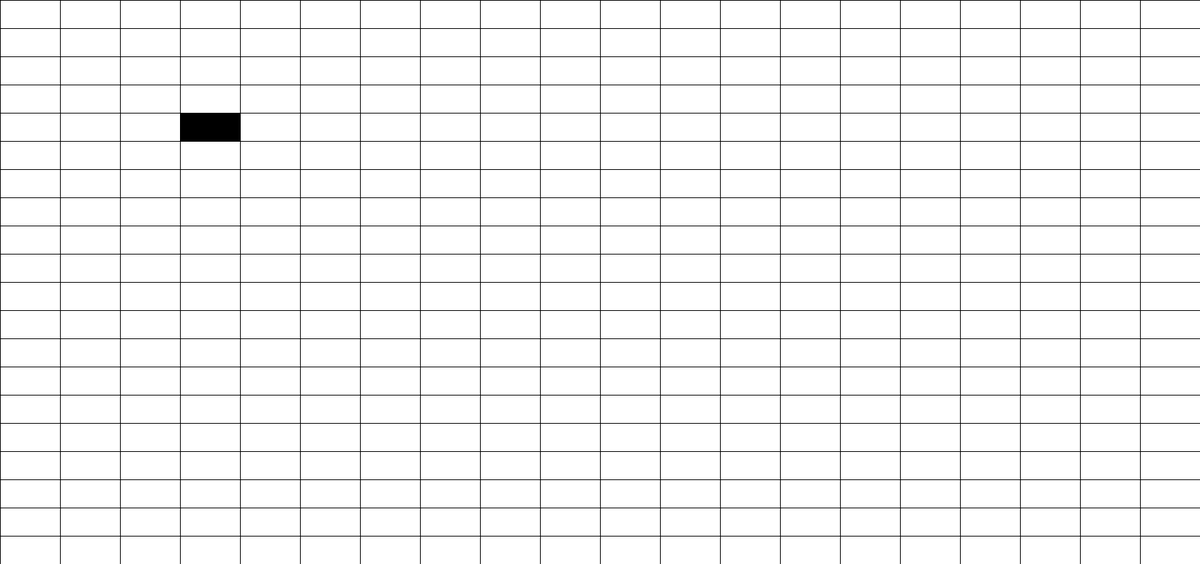
Frame 1 (no input)
Frame 60 (the mouse pressed at the canvas centre just before this capture): identical to frame 1, image omitted
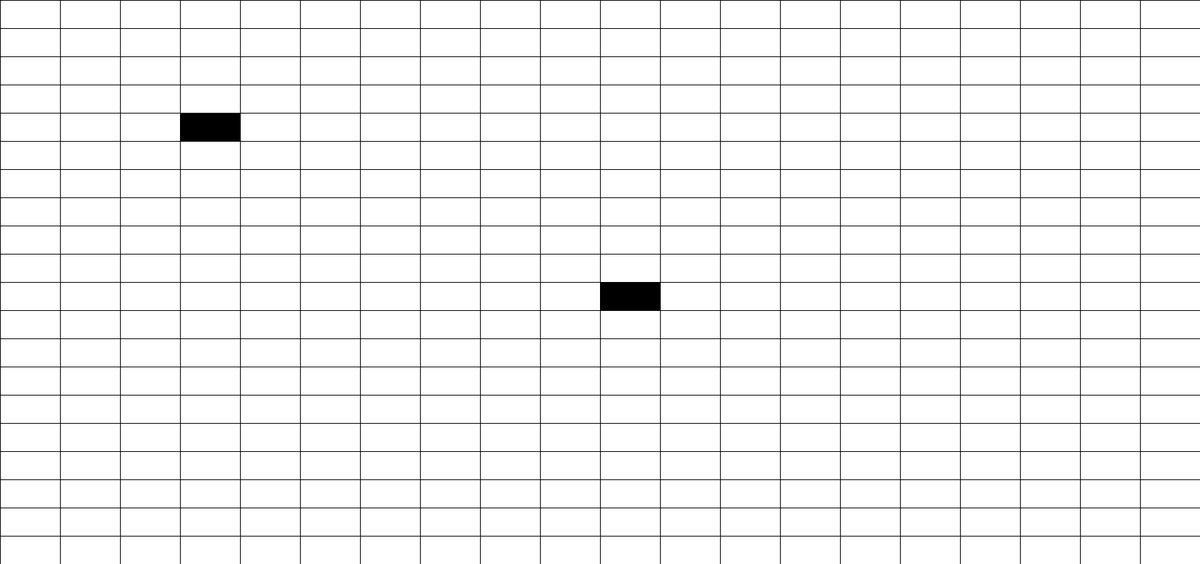
Frame 120 (the mouse held since frame 60 and released just before this capture)

The Processing sketch that drew these frames (run headless with seeded random() and noise(); from frame 60 on, the mouse is pressed at the canvas centre):

// Processing sketch: Arraygrid
// ── Arraygrid.pde
grid g;
void setup() {
  size(1700,800);
  g = new grid(20,20);
}

void draw() {
  background(255,0,0);
  g.displaygrid();
}

  
void mousePressed(){
  g.click(mouseX,mouseY);
}

void keyPressed() {
  if (key == 'c') {
    g.clear();
  }
  else if (key == '1') {
    g.one();
  }
  else if (key == '2') {
    g.two();
  }
  else if (key == '3') {
    g.three();
  }
  else if (key == '4') {
    g.four();
  }
  else if (key == '5') {
    g.five();
  }
  else if (key == '6') {
    g.six();
  }
  else if (key == '7') {
    g.seven();
  }
  else if (key == '9') {
    g.nine();
  }
  else if (key == 'a') {
    g.eh();
  }

}

class grid {
  int ROWS, COLS;
  boolean [][] gridarray;
  
  //constructor
  grid(int tempr, int tempc) {
    ROWS = tempr;
    COLS = tempc;
    gridarray = new boolean[ROWS][COLS];
    
    clear(); 
      }

  
  void displaygrid(){
    gridarray[4][3] = true;
    
    for (int y = 0; y<ROWS; y++) {
      for (int x = 0; x < COLS; x++) {
        if (gridarray[y][x] == false) {
          fill(255); //fill white
        }
        else {
          fill(0); // fill black
        }
        
        int cellwidth = width /COLS;
        int cellheight = height/ROWS;
        
        //Starts drawing from top left corner of Rectangle
        
        rect(x * cellwidth, y  * cellheight, cellwidth, cellheight);
        
      }
    }
  }
    
  void click(int mx, int my) {
    int cellwidth = width / COLS;
    int cellheight = height / ROWS;
    
    int x = mx / cellwidth;
    int y = my / cellheight;
    
    if (gridarray[y][x]==false) {
      gridarray[y][x]=true; // make it true if false
    }
    else {
      gridarray[y][x]=false; //makes it false if it was true
  }
    
}
void clear() {
  for (int y = 0; y < ROWS;y++) {
      for (int x = 0; x < COLS;x++){
        gridarray[y][x] = false;
      }
    }
}
void one() {
      for (int y = 0; y < ROWS;y++) {
      for (int x = 0; x < COLS;x++){
        if (y == 1 || x == 1) {
          gridarray[y][x] = true;
        }
      }
      }
}
void two() {
      for (int y = 0; y < ROWS;y++) {
      for (int x = 0; x < COLS;x++){
        if (y == 17 || x == 17) {
          gridarray[y][x] = true;
        }
      }
      }
}
void three() {
      for (int y = 0; y < ROWS;y++) {
      for (int x = 0; x < COLS;x++){
        if (y == 3 || x == 3) {
          gridarray[y][x] = true;
        }
      }
      }
}
void four() {
      for (int y = 0; y < ROWS;y++) {
      for (int x = 0; x < COLS;x++){
        if (y == 15||x == 15) {
          gridarray[y][x] = true;
        }
      }
      }
}
void five() {
    for (int y = 0; y < ROWS;y++) {
      for (int x = 0; x < COLS;x++){
        if (y == 5 || x == 5) {
          gridarray[y][x] = true;
        }
      }
    }
}
void six() {
    for (int y = 0; y < ROWS;y++) {
      for (int x = 0; x < COLS;x++){
        if (y ==13 || x == 13) {
          gridarray[y][x] = true;
        }
      }
    }
}
void seven() {
      for (int y = 0; y < ROWS;y++) {
      for (int x = 0; x < COLS;x++){
        if (y == 7 || x == 7) {
          gridarray[y][x] = true;
        }
      }
      }
}
void nine() {
      for (int y = 0; y < ROWS;y++) {
      for (int x = 0; x < COLS;x++){
        if (y == 9 || x == 9) {
          gridarray[y][x] = true;
        }
      }
      }
}

void eh() {
      for (int y = 0; y < ROWS;y++) {
      for (int x = 0; x < COLS;x++){
        if (gridarray[y][x] == false){
          gridarray[y][x] = true;
        }
      }
    }
  }
}
